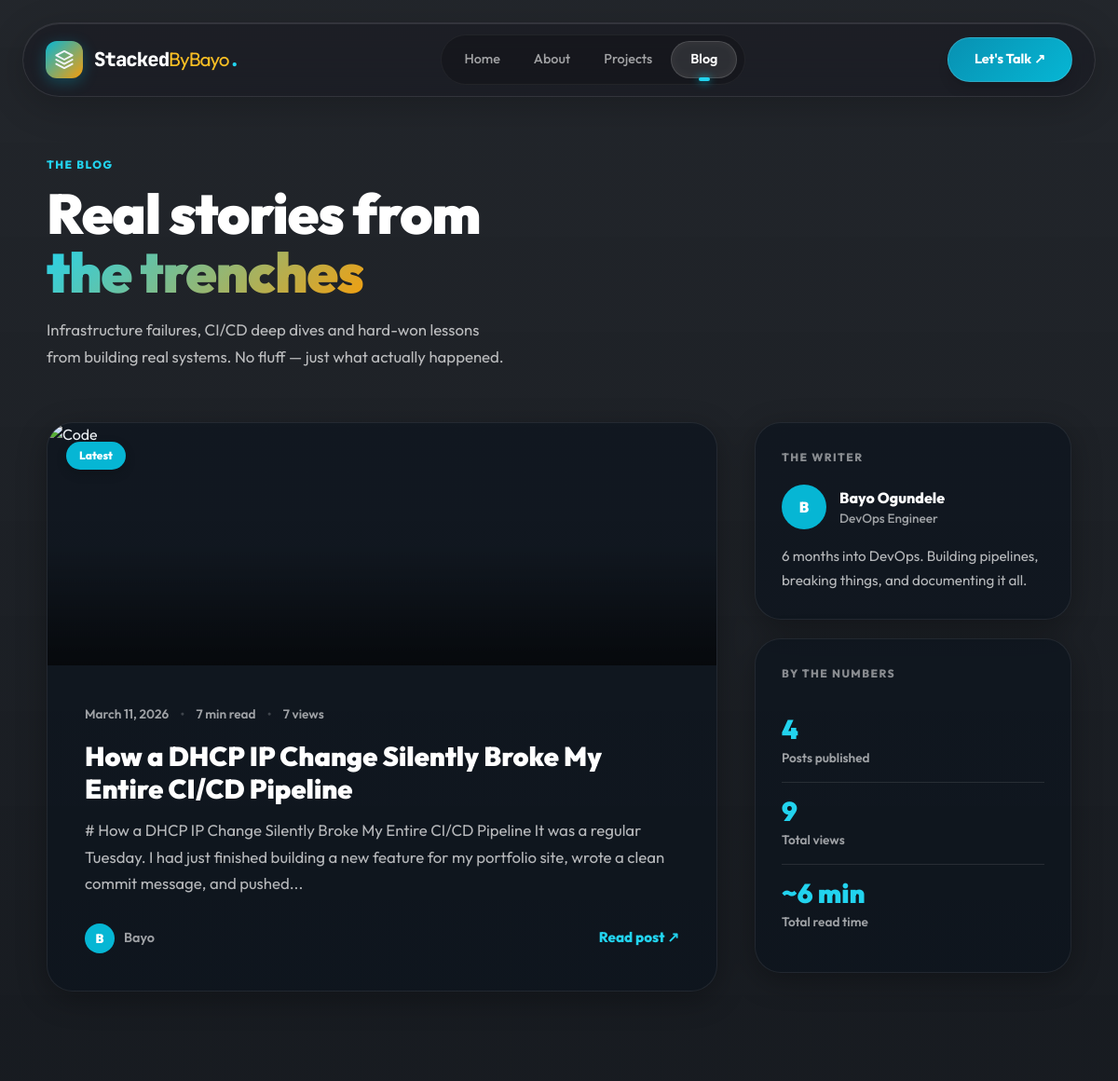
/blog (upper part), run on an earlier commit of the app's database.
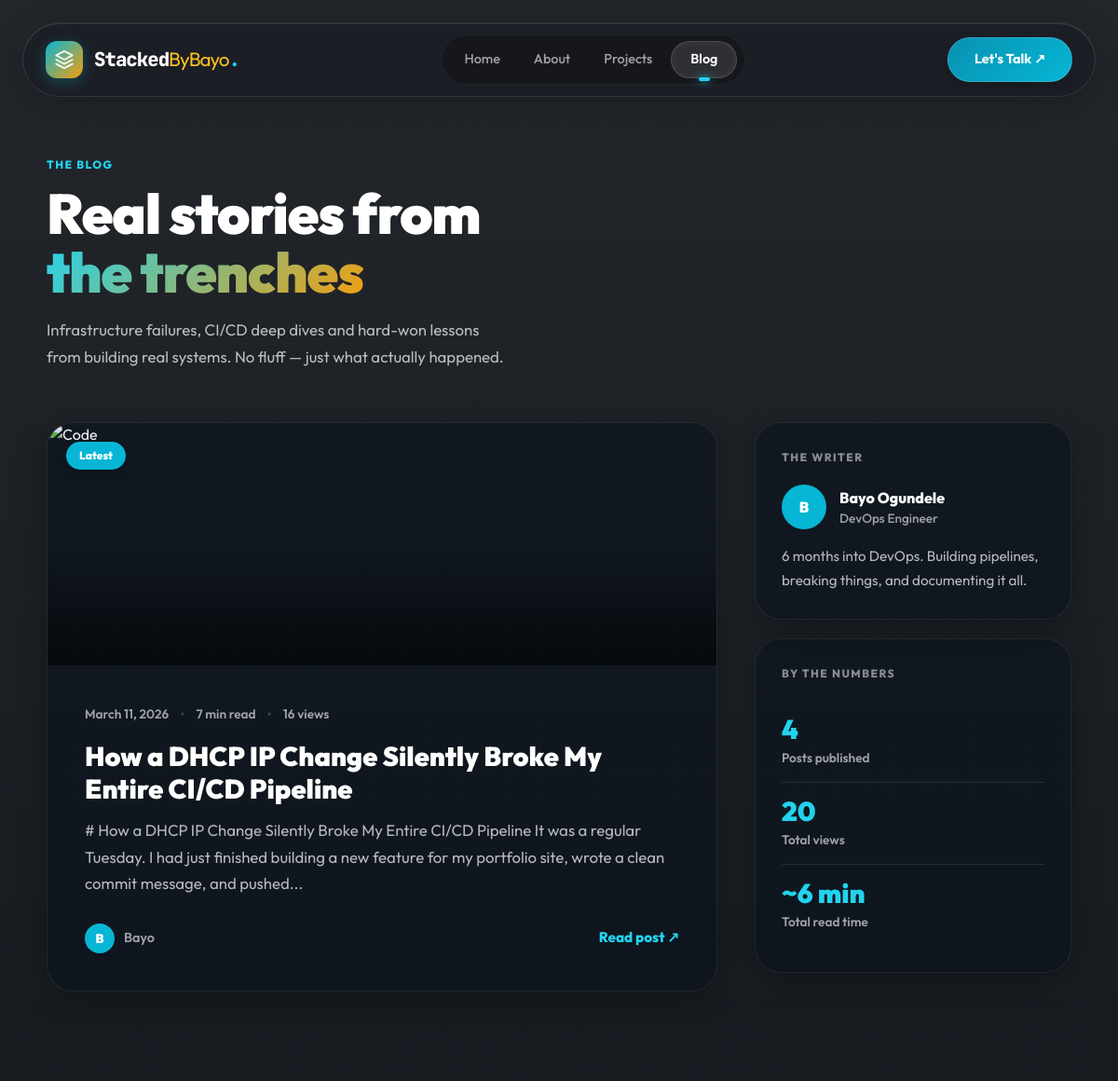
And on a later commit of the database.
### app/models.py (models this page shows)
class Post(db.Model):
    id = db.Column(db.Integer, primary_key=True)
    title = db.Column(db.String(200), nullable=False)
    body = db.Column(db.Text, nullable=False)
    created_at = db.Column(db.DateTime, default=datetime.utcnow)
    views = db.Column(db.Integer, default=0)
    comments = db.relationship('Comment', backref='post', lazy=True)

### app/__init__.py (the view)
    @app.route("/blog")
    def blog():
        posts = Post.query.order_by(Post.created_at.desc()).all()
        return render_template("blog.html", posts=posts)

### app/templates/blog.html (shortened to what the changed rows need)
{% extends "base.html" %}
{% block content %}
<div style="padding:40px 24px 80px;">
  <div style="max-width:1100px;margin:0 auto;">
    <div style="margin-bottom:56px;" class="reveal">
      <h1 style="font-size:clamp(2.4rem,5vw,3.8rem);font-weight:900;color:#fff;line-height:1.05;margin-bottom:16px;letter-spacing:-0.02em;">
        Real stories from<br><span class="g-text">the trenches</span>
      </h1>
    </div>
    {% if posts %}
    <div style="display:grid;grid-template-columns:1fr 340px;gap:40px;align-items:start;">
      <div>
        {% set featured = posts[0] %}
        {% set featured_rt = (featured.body | striptags | wordcount / 200) | int + 1 %}
        <a href="/blog/{{ featured.id }}" class="glass-panel reveal" style="
          display:block;padding:0;overflow:hidden;margin-bottom:40px;text-decoration:none;
          transition:border-color 0.3s,transform 0.3s,background 0.3s;
        "
        onmouseover="this.style.borderColor='rgba(6,182,212,0.5)';this.style.transform='translateY(-4px)';this.style.background='var(--glass-hover)';"
        onmouseout="this.style.borderColor='var(--border)';this.style.transform='none';this.style.background='var(--glass)';">
          <div style="height:260px;overflow:hidden;position:relative;">
            <img src="https://images.unsplash.com/photo-1542831371-29b0f74f9713?ixlib=rb-4.0.3&auto=format&fit=crop&w=900&q=80"
                 style="width:100%;height:100%;object-fit:cover;" alt="Code">
            <div style="position:absolute;top:20px;left:20px;display:flex;gap:8px;">
              <span style="background:var(--cyan);color:#fff;font-size:0.75rem;font-weight:800;padding:6px 14px;border-radius:100px;box-shadow:0 4px 12px rgba(0,0,0,0.2);">Latest</span>
            </div>
          </div>
          <div style="padding:40px;">
            <div style="display:flex;align-items:center;gap:12px;margin-bottom:16px;">
              <span style="font-size:0.85rem;color:rgba(255,255,255,0.6);font-weight:600;">{{ featured.created_at.strftime('%B %d, %Y') }}</span>
              <span style="color:rgba(255,255,255,0.2);">&bull;</span>
              <span style="font-size:0.85rem;color:rgba(255,255,255,0.6);font-weight:600;">{{ featured_rt }} min read</span>
              {% if featured.views %}<span style="color:rgba(255,255,255,0.2);">&bull;</span><span style="font-size:0.85rem;color:rgba(255,255,255,0.6);font-weight:600;">{{ featured.views }} views</span>{% endif %}
            </div>
            <h2 style="font-size:1.8rem;font-weight:900;color:#fff;line-height:1.2;margin-bottom:14px;">{{ featured.title }}</h2>
            <p style="font-size:1.05rem;color:rgba(255,255,255,0.7);line-height:1.7;margin-bottom:28px;">{{ featured.body | striptags | truncate(200) }}</p>
            <div style="display:flex;align-items:center;justify-content:space-between;">
              <div style="display:flex;align-items:center;gap:10px;">
                <div style="width:32px;height:32px;background:var(--cyan);border-radius:50%;display:flex;align-items:center;justify-content:center;font-size:0.85rem;font-weight:900;color:#fff;">B</div>
                <span style="font-size:0.9rem;font-weight:600;color:rgba(255,255,255,0.6);">Bayo</span>
              </div>
              <span style="font-size:0.95rem;font-weight:800;color:var(--cyan-light);">Read post ↗</span>
            </div>
          </div>
        </a>
      </div>
      <div style="display:flex;flex-direction:column;gap:20px;position:sticky;top:100px;">
        <div class="glass-panel reveal" style="padding:28px;">
          <p style="font-size:0.75rem;font-weight:800;text-transform:uppercase;letter-spacing:0.12em;color:rgba(255,255,255,0.5);margin-bottom:20px;">The Writer</p>
          <div style="display:flex;align-items:center;gap:14px;margin-bottom:16px;">
            <div style="width:48px;height:48px;background:var(--cyan);border-radius:50%;display:flex;align-items:center;justify-content:center;font-weight:900;font-size:1rem;color:#fff;flex-shrink:0;">B</div>
            <div>
              <p style="font-weight:800;font-size:1rem;color:#fff;">Bayo Ogundele</p>
              <p style="font-size:0.85rem;font-weight:500;color:rgba(255,255,255,0.6);">DevOps Engineer</p>
            </div>
          </div>
          <p style="font-size:0.95rem;color:rgba(255,255,255,0.7);line-height:1.7;">
            6 months into DevOps. Building pipelines, breaking things, and documenting it all.
          </p>
        </div>
        <div class="glass-panel reveal" style="padding:28px;">
          <p style="font-size:0.75rem;font-weight:800;text-transform:uppercase;letter-spacing:0.12em;color:rgba(255,255,255,0.5);margin-bottom:20px;">By the Numbers</p>
          {% for stat, label in [
            (posts|length, 'Posts published'),
            (posts | sum(attribute='views') if posts[0].views is defined else '—', 'Total views'),
            ('~' ~ ((posts | map(attribute='body') | map('striptags') | join(' ') | wordcount) / 200) | int ~ ' min', 'Total read time')
          ] %}
          <div style="padding:16px 0;{{ 'border-bottom:1px solid rgba(255,255,255,0.1);' if not loop.last else '' }}">
            <p style="font-size:1.8rem;font-weight:900;color:var(--cyan-light);line-height:1;">{{ stat }}</p>
            <p style="font-size:0.85rem;font-weight:600;color:rgba(255,255,255,0.6);margin-top:6px;">{{ label }}</p>
          </div>
          {% endfor %}
        </div>
      </div>
    </div>
    {% endif %}
  </div>
</div>
{% endblock %}

What changed in the data, as far as the page shows it:
changed Post "How a DHCP IP Change Silently Broke My Entire CI/CD Pipeline": views "7" → "16"
Also different on the page:
new list line: "20 Total views"
list line gone: "9 Total views"
